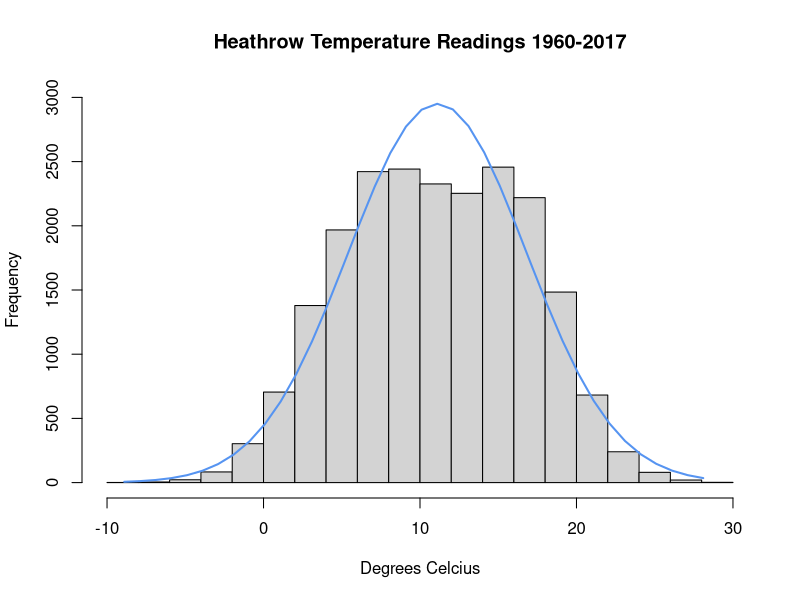
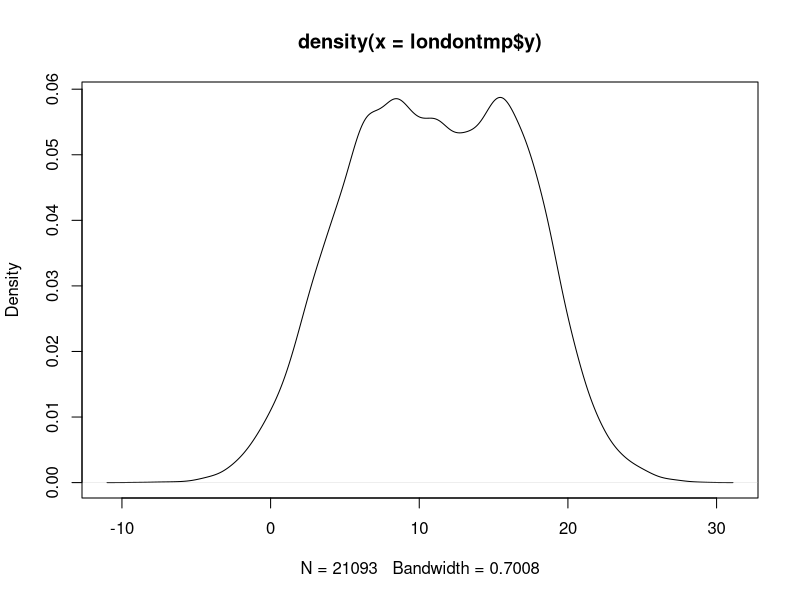
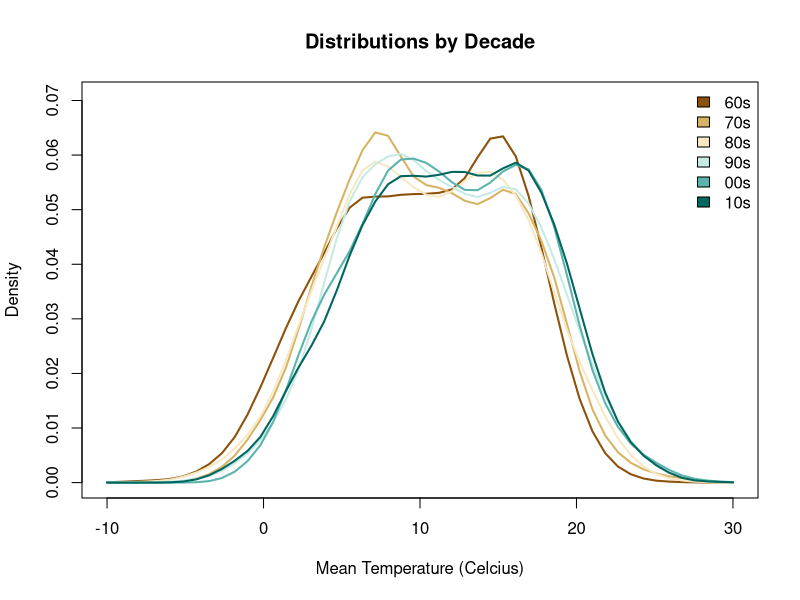

Write the R code that produced these figures, in order.
londontmp <- read.csv("londontmp.txt")
dim(londontmp)
londontmp <- londontmp[, 2:3] #subset date and measurement
class(londontmp$DATE)

library(lubridate)
Sys.setenv(TZ = "Europe/London") #only for locals!
londontmp[, 1] <- ymd(londontmp[, 1], locale = Sys.getlocale("LC_TIME")) #locale can be skipped
Sys.getlocale("LC_TIME") #locale can be skipped

colnames(londontmp) <- c("ds", "y")
londontmp$y <- londontmp$y / 10
summary(londontmp$y)

h <- hist(londontmp$y, xlab = "Degrees Celcius",
          main = "Heathrow Temperature Readings 1960-2017",
          ylim = c(0, 3000))
xfit <- seq(min(londontmp$y), max(londontmp$y)) 
yfit <- dnorm(xfit, mean = mean(londontmp$y), sd = sd(londontmp$y)) 
yfit <- yfit * diff(h$mids[1:2]) * length(londontmp$y) 
lines(xfit, yfit, col = "#5694f1", lwd = 2)

plot(density(londontmp$y)) #if you are so inclined.

londontmp$year <- substr(londontmp$ds, 1, 4) #extract first four characters
londontmp$year <- as.integer(londontmp$year)
londontmp$decade <- ifelse(londontmp$year < 1970, "60s",
                           ifelse(londontmp$year < 1980, "70s",
                                  ifelse(londontmp$year < 1990, "80s",
                                         ifelse(londontmp$year < 2000, "90s",
                                                ifelse(londontmp$year < 2010, "00s", "10s")))))
londontmp$decade <- as.factor(londontmp$decade)
londontmp$decade <- factor(londontmp$decade,
                           levels(londontmp$decade)[c(3:6, 1:2)]) #correct order


library(sm)
library(RColorBrewer)
colfill <- brewer.pal(6, "BrBG") #diverging palette
sm.density.compare(x = londontmp$y,
                   group = londontmp$decade,
                   xlab = "Mean Temperature (Celcius)",
                   col = colfill, lty = c(rep(1, 6)),
                   lwd = c(rep(2, 6)), xlim = c(-10, 30))
title(main = "Distributions by Decade")
legend("topright", levels(londontmp$decade),
       fill = colfill, bty = "n")
